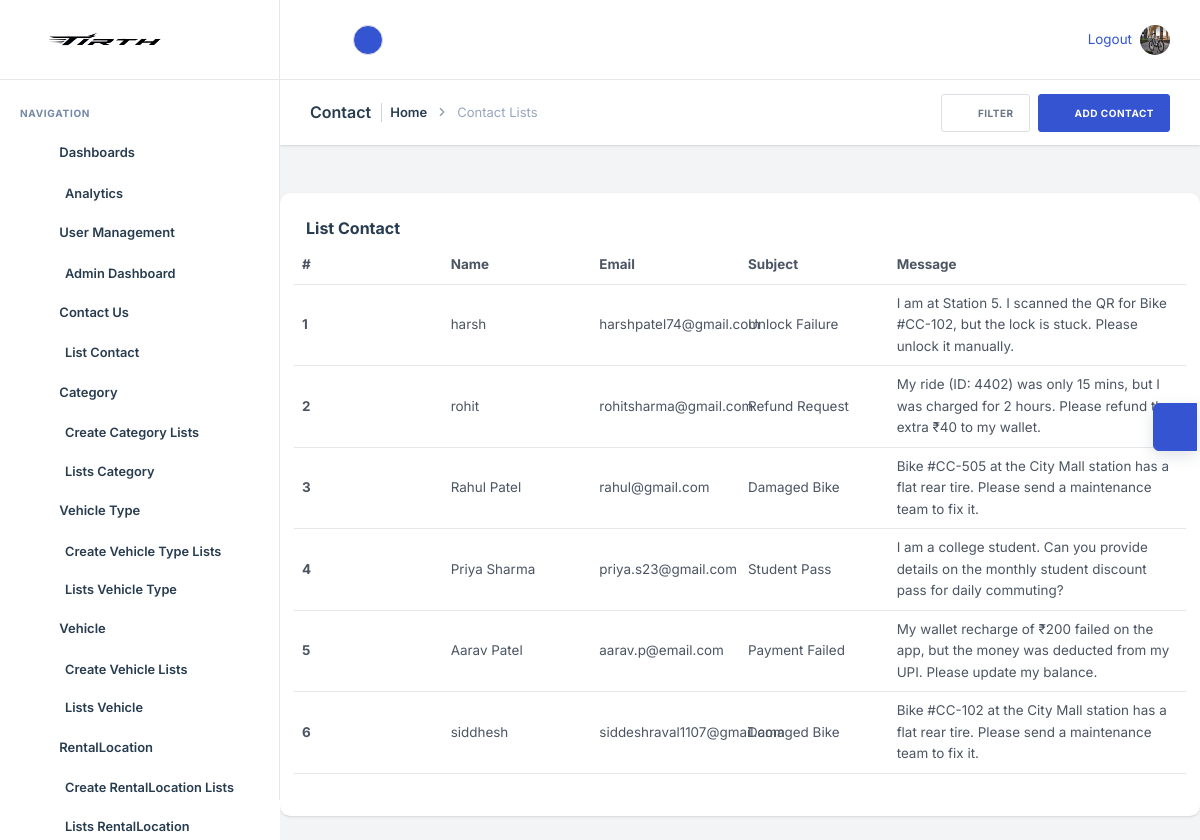
The page /adminpanel/contact/list/ (signed in) on the database its author committed.
### app_modules/userapp/models.py (models this page shows, shortened)
class CustomUser(AbstractUser):
    ROLE_CHOICES = [
        ('Admin', 'Admin'),
        ('User', 'User'),
    ]
    role = models.CharField(max_length=10, choices=ROLE_CHOICES, default='User')
    is_approved = models.BooleanField(default=False)
    phone_number = models.CharField(max_length=10, blank=True, null=True)
    profile_image = models.ImageField(upload_to='profiles/', null=True, blank=True)
    address = models.TextField(blank=True, null=True)
    date_of_birth = models.DateField(null=True, blank=True)
    aadhaar_number = models.CharField(
        max_length=12, blank=True, null=True, unique=True
    )
    pan_number = models.CharField(
        max_length=10, blank=True, null=True, unique=True
    )
    aadhaar_image = models.ImageField(upload_to='kyc/aadhaar/', null=True, blank=True)
    pan_image = models.ImageField(upload_to='kyc/pan/', null=True, blank=True)
    other_document_image = models.ImageField(upload_to='kyc/other/', null=True, blank=True)
    is_kyc_verified = models.BooleanField(default=False)
    registration_ip = models.GenericIPAddressField(null=True, blank=True)

### app_modules/adminapp/models.py (models this page shows)
class Contact(models.Model):
    name = models.CharField(max_length=255)
    email = models.EmailField()
    subject = models.CharField(max_length=255)
    message = models.TextField()

### app_modules/adminapp/views.py (the view)
# urls.py: path('contact/list/', views.contact, name='list_contact'),
def contact(request):
    contac = models.Contact.objects.all()
    context = {'contac':contac}
    return render(request,'adminapp/list_Contact.html',context)

### templates/adminapp/list_Contact.html (shortened to what this page needs)
{% extends 'adminapp/master.html' %}
{% load static %}
{% block content %}
<div class="nxl-content">
    <div class="page-header">
        <div class="page-header-left d-flex align-items-center">
            <div class="page-header-title">
                <h5 class="m-b-10">Contact</h5>
            </div>
            <ul class="breadcrumb">
                <li class="breadcrumb-item"><a href="{% url 'index' %}">Home</a></li>
                <li class="breadcrumb-item">Contact Lists</li>
            </ul>
        </div>
        <div class="page-header-right ms-auto">
            <div class="page-header-right-items">
                <div class="d-flex align-items-center gap-2 page-header-right-items-wrapper">
                    <div class="dropdown filter-dropdown">
                        <a class="btn btn-md btn-light-brand" data-bs-toggle="dropdown" data-bs-offset="0, 10"
                            data-bs-auto-close="outside">
                            <i class="feather-filter me-2"></i>
                            <span>Filter</span>
                        </a>
                    </div>
                    <a href="javascript:void(0);" class="btn btn-md btn-primary">
                        <i class="feather-plus me-2"></i>
                        <span>Add Contact</span>
                    </a>
                </div>
            </div>
        </div>
    </div>
    <section class="section mt-5 mx-auto">
        <div class="row">
            <div class="col-lg-12">
                <div class="card">
                    <div class="card-body">
                        <h5 class="card-title">List Contact</h5>
                        <table class="table">
                            <thead>
                                <tr class="row">
                                    <th class="col-2">#</th>
                                    <th class="col-2">Name</th>
                                    <th class="col-2">Email</th>
                                    <th class="col-2">Subject</th>
                                    <th class="col-4">Message</th>
                                </tr>
                            </thead>
                            <tbody>
                                {% for i in contac %}
                                <tr class="row">
                                    <th class="d-flex align-items-center col-2">{{forloop.counter}}</th>
                                    <td class="d-flex align-items-center col-2">{{i.name}}</td>
                                    <td class="d-flex align-items-center col-2">{{i.email}}</td>
                                    <td class="d-flex align-items-center col-2">{{i.subject}}</td>
                                    <td class="d-flex align-items-center col-4">{{i.message}}</td>
                                </tr>
                                {% endfor %}
                            </tbody>
                        </table>
                    </div>
                </div>
            </div>
        </div>
    </section>
</div>
{% endblock %}

### templates/adminapp/master.html (shortened to what this page needs)
<!DOCTYPE html>
<html lang="zxx">
{% load static %}
<head>
    <link rel="stylesheet" type="text/css" href="{% static 'adminapp/assets/css/bootstrap.min.css' %}" />
    <link rel="stylesheet" href="https://cdn.jsdelivr.net/npm/bootstrap-icons@1.10.5/font/bootstrap-icons.css">
    <link rel="stylesheet" type="text/css" href="{% static 'adminapp/assets/vendors/css/vendors.min.css' %}" />
    <link rel="stylesheet" type="text/css" href="{% static 'adminapp/assets/vendors/css/daterangepicker.min.css' %}" />
    <link rel="stylesheet" type="text/css" href="{% static 'adminapp/assets/css/theme.min.css' %}" />
</head>
<body>
    <nav class="nxl-navigation">
        <div class="navbar-wrapper">
            <div class="m-header">
                <a href="{% url 'index' %}" class="b-brand">
                    <img src="{% static 'adminapp/assets/images/logo-full.png' %}" alt="" class="logo logo-lg" />
                </a>
            </div>
            <div class="navbar-content">
                <ul class="nxl-navbar">
                    <li class="nxl-item nxl-caption">
                        <label>Navigation</label>
                    </li>
                    <li class="nxl-item nxl-hasmenu">
                        <a href="javascript:void(0);" class="nxl-link">
                            <span class="nxl-micon"><i class="feather-airplay"></i></span>
                            <span class="nxl-mtext">Dashboards</span><span class="nxl-arrow"><i
                                    class="feather-chevron-right"></i></span>
                        </a>
                        <ul class="nxl-submenu">
                            <li class="nxl-item"><a class="nxl-link" href="{% url 'analytics' %}">Analytics</a></li>
                        </ul>
                    </li>
                    <li class="nxl-item nxl-hasmenu">
                        <a href="javascript:void(0);" class="nxl-link">
                            <span class="nxl-micon"><i class="feather-cast"></i></span>
                            <span class="nxl-mtext">User Management</span><span class="nxl-arrow"><i
                                    class="feather-chevron-right"></i></span>
                        </a>
                        <ul class="nxl-submenu">
                            <li class="nxl-item"><a class="nxl-link" href="{% url 'admin_dashboard' %}">Admin Dashboard</a></li>
                        </ul>
                    </li>
                    <li class="nxl-item nxl-hasmenu">
                        <a href="javascript:void(0);" class="nxl-link">
                            <span class="nxl-micon"><i class="feather-send"></i></span>
                            <span class="nxl-mtext">Contact Us</span><span class="nxl-arrow"><i
                                    class="feather-chevron-right"></i></span>
                        </a>
                        <ul class="nxl-submenu">
                            <li class="nxl-item"><a class="nxl-link" href="{% url 'list_contact' %}">List Contact</a></li>
                        </ul>
                    </li>
                    <li class="nxl-item nxl-hasmenu">
                        <a href="javascript:void(0);" class="nxl-link">
                            <span class="nxl-micon"><i class="feather-layout"></i></span>
                            <span class="nxl-mtext">Category</span><span class="nxl-arrow"><i
                                    class="feather-chevron-right"></i></span>
                        </a>
                        <ul class="nxl-submenu">
                            <li class="nxl-item"><a class="nxl-link" href="{% url 'create_Category' %}">Create Category
                                    Lists</a>
                            </li>
                            <li class="nxl-item"><a class="nxl-link" href="{% url 'list_category' %}">Lists Category</a>
                            </li>
                        </ul>
                    </li>
                    <li class="nxl-item nxl-hasmenu">
                        <a href="javascript:void(0);" class="nxl-link">
                            <span class="nxl-micon"><i class="feather-layout"></i></span>
                            <span class="nxl-mtext">Vehicle Type</span><span class="nxl-arrow"><i
                                    class="feather-chevron-right"></i></span>
                        </a>
                        <ul class="nxl-submenu">
                            <li class="nxl-item"><a class="nxl-link" href="{% url 'create_Vehicletype' %}">Create
                                    Vehicle Type Lists</a>
                            </li>
                            <li class="nxl-item"><a class="nxl-link" href="{% url 'list_vehicletype' %}">Lists Vehicle
                                    Type</a></li>
                        </ul>
                    </li>
                    <li class="nxl-item nxl-hasmenu">
                        <a href="javascript:void(0);" class="nxl-link">
                            <span class="nxl-micon"><i class="feather-layout"></i></span>
                            <span class="nxl-mtext">Vehicle</span><span class="nxl-arrow"><i
                                    class="feather-chevron-right"></i></span>
                        </a>
                        <ul class="nxl-submenu">
                            <li class="nxl-item"><a class="nxl-link" href="{% url 'create_Vehicle' %}">Create Vehicle
                                    Lists</a>
                            </li>
                            <li class="nxl-item"><a class="nxl-link" href="{% url 'list_vehicle' %}">Lists Vehicle</a>
                            </li>
                        </ul>
                    </li>
                    <li class="nxl-item nxl-hasmenu">
                        <a href="javascript:void(0);" class="nxl-link">
                            <span class="nxl-micon"><i class="feather-layout"></i></span>
                            <span class="nxl-mtext">RentalLocation</span><span class="nxl-arrow"><i
                                    class="feather-chevron-right"></i></span>
                        </a>
                        <ul class="nxl-submenu">
                            <li class="nxl-item"><a class="nxl-link" href="{% url 'create_RentalLocation' %}">Create
                                    RentalLocation Lists</a>
                            </li>
                            <li class="nxl-item"><a class="nxl-link" href="{% url 'list_rentallocation' %}">Lists
                                    RentalLocation</a></li>
                        </ul>
                    </li>
                </ul>
            </div>
        </div>
    </nav>
    <header class="nxl-header">
        <div class="header-wrapper">
            <div class="header-left d-flex align-items-center gap-4">
                <div class="nxl-navigation-toggle">
                    <a href="javascript:void(0);" id="menu-mini-button">
                        <i class="feather-align-left"></i>
                    </a>
                </div>
                <div class="nxl-drp-link nxl-lavel-mega-menu">
                    <div class="nxl-lavel-mega-menu-wrapper d-flex gap-3">
                        <div class="dropdown nxl-h-item nxl-lavel-menu">
                            <a href="javascript:void(0);" class="avatar-text avatar-md bg-primary text-white"
                                data-bs-toggle="dropdown" data-bs-auto-close="outside">
                                <i class="feather-plus"></i>
                            </a>
                        </div>
                    </div>
                </div>
            </div>
            <div class="header-right ms-auto">
                <div class="d-flex align-items-center">
                    <div class="nxl-h-item d-none d-sm-flex">
                        <div class="full-screen-switcher">
                            <a href="javascript:void(0);" class="nxl-head-link me-0"
                                onclick="$('body').fullScreenHelper('toggle');">
                                <i class="feather-maximize maximize"></i>
                            </a>
                        </div>
                    </div>
                    <div class="nxl-h-item dark-light-theme">
                        <a href="javascript:void(0);" class="nxl-head-link me-0 dark-button">
                            <i class="feather-moon"></i>
                        </a>
                    </div>
                    {% if user.is_authenticated %}
                    <a href="{% url 'logout' %}"
                        class="nav-item nav-link text-primary me-2 {% if request.resolver_match.url_name == 'logout' %}active{% endif %}">
                        Logout
                    </a>
                    {% else %}
                    <a href="{% url 'login' %}"
                        class="nav-item nav-link text-primary me-2 {% if request.resolver_match.url_name == 'login' %}active{% endif %}">
                        Login
                    </a>
                    {% endif %}
                    <a href="{% url 'profile_view' %}"
                        class="nav-item nav-link {% if request.resolver_match.url_name == 'profile_view' %}active{% endif %}">
                        {% if user.profile_image %}
                        <img src="{{ user.profile_image.url }}" alt="{{ user.username }}"
                            style="width: 30px; height: 30px; border-radius: 50%;" onclick="openLightbox(this.src)" />
                        {% else %}
                        <div class="avatar-initials">
                            {{ user.username|slice:":1"|upper }}{% if user.username|length > 1 %}{{
                            user.username|slice:"1:2"|upper }}{% endif %}
                        </div>
                        {% endif %}
                    </a>
                </div>
            </div>
        </div>
    </header>
    <main class="nxl-container">
        {% block content %}
        {% endblock %}
    </main>
    <footer class="footer">
        <p class="fs-11 text-muted fw-medium text-uppercase mb-0 copyright">
            <span>Copyright ©</span>
        </p>
    </footer>
    <div class="theme-customizer">
        <div class="customizer-handle">
            <a href="javascript:void(0);" class="cutomizer-open-trigger bg-primary">
                <i class="feather-settings"></i>
            </a>
        </div>
    </div>
</body>
</html>

### rows shown on the page
CustomUser: profile_image (picture)
Contact: name "harsh", email "harshpatel74@gmail.com", subject "Unlock Failure", message "I am at Station 5. I scanned the QR for Bike #CC-102, but the lock is stuck. Please unlock it manually."
Contact: name "rohit", email "rohitsharma@gmail.com", subject "Refund Request", message "My ride (ID: 4402) was only 15 mins, but I was charged for 2 hours. Please refund the extra ₹40 to my wallet."
Contact: name "Rahul Patel", email "rahul@gmail.com", subject "Damaged Bike", message "Bike #CC-505 at the City Mall station has a flat rear tire. Please send a maintenance team to fix it."
Contact: name "Priya Sharma", email "priya.s23@gmail.com", subject "Student Pass", message "I am a college student. Can you provide details on the monthly student discount pass for daily commuting?"
Contact: name "Aarav Patel", email "aarav.p@email.com", subject "Payment Failed", message "My wallet recharge of ₹200 failed on the app, but the money was deducted from my UPI. Please update my balance."
Contact: name "siddhesh", email "siddeshraval1107@gmail.com", subject "Damaged Bike", message "Bike #CC-102 at the City Mall station has a flat rear tire. Please send a maintenance team to fix it."
